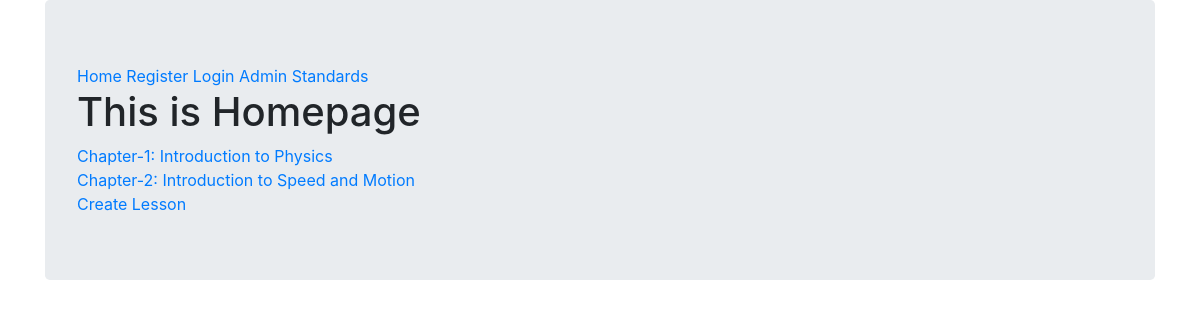
Page /curriculum/6th-class/physics-6th/ on the committed database.
### curriculum/models.py (models this page shows, shortened)
class lesson(models.Model):
    lesson_id = models.CharField(max_length=100, unique=True)
    standard = models.ForeignKey(standard,on_delete=models.CASCADE)
    created_by = models.ForeignKey(User,on_delete=models.CASCADE)
    created_at = models.DateTimeField(auto_now_add=True)
    subject= models.ForeignKey(subject, on_delete=models.CASCADE, related_name='lessons')
    name = models.CharField(max_length=150)
    position = models.PositiveSmallIntegerField(verbose_name= 'Chapter No')
    slug = models.SlugField(null=True,blank=True)
    video = models.FileField(upload_to=save_lesson_files,verbose_name='video',blank=True,null=True)
    ppt = models.FileField(upload_to=save_lesson_files,verbose_name='ppt',blank=True)
    notes = models.FileField(upload_to=save_lesson_files,verbose_name='notes',blank=True)
    class Meta:
        ordering = ['position']

### curriculum/views.py (the view)
# urls.py: path('<str:standard>/<slug:slug>/', views.lessonListView.as_view(),name='lesson_list'),
class lessonListView(DetailView):
    context_object_name = 'subjects'
    model= subject
    template_name = 'curriculum/lesson_list_view.html'

### curriculum/templates/curriculum/lesson_list_view.html
{% extends 'homepage.html' %}
{% block content %}
    {% for lesson in subjects.lessons.all %}
        <a href="{% url 'curriculum:lesson_details' slug=lesson.slug subject=subjects.slug standard=lesson.standard.slug %}">Chapter-{{lesson.position}}: {{lesson.name}}</a> <br>
    {% endfor %}
    <a href="{% url 'curriculum:lesson_create' standard=subjects.standard.slug slug=subjects.slug %}">Create Lesson</a>
{% endblock content %}

### rows in the picture
lesson: position "1", name "Introduction to Physics"
lesson: position "2", name "Introduction to Speed and Motion"
